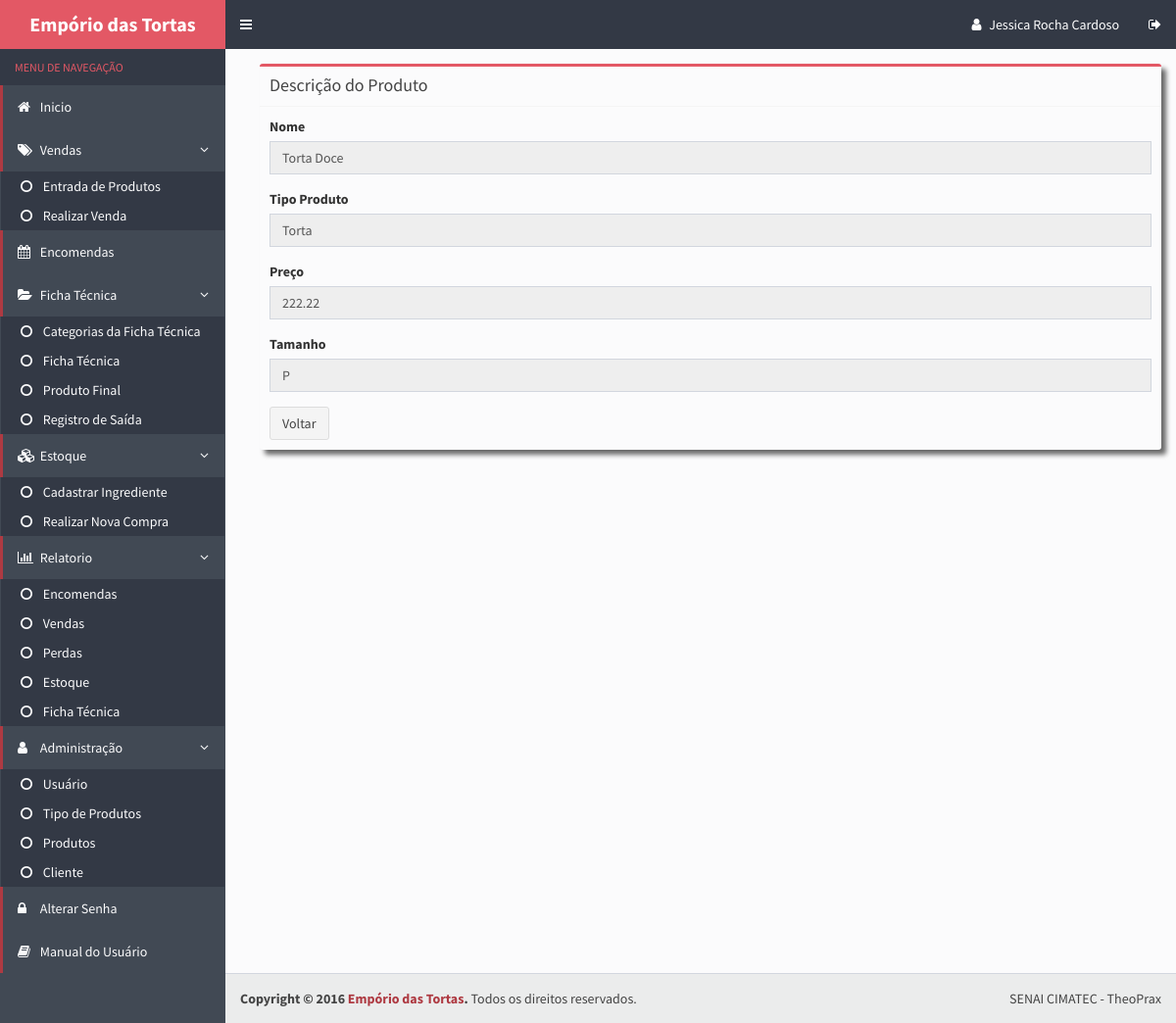
The page /DAO/Visualizar_Produto.php?id=1 (signed in) on the database its author committed.
### tables this page shows
CREATE TABLE IF NOT EXISTS `produtos` (
  `cod_produto` int(11) NOT NULL AUTO_INCREMENT,
  `nome` varchar(50) NOT NULL,
  `tamanho` char(1) DEFAULT '-',
  `preco` decimal(5,2) NOT NULL,
  `cod_tipoproduto` int(100) NOT NULL,
  `cod_torta_fat` int(11) DEFAULT NULL,
  PRIMARY KEY (`cod_produto`),
  UNIQUE KEY `nome` (`nome`),
  UNIQUE KEY `nome_2` (`nome`),
  KEY `cod_tipoproduto` (`cod_tipoproduto`),
  KEY `fk_produtos_cod_produto` (`cod_torta_fat`)
);

CREATE TABLE IF NOT EXISTS `tipoproduto` (
  `cod_tipoproduto` int(11) NOT NULL AUTO_INCREMENT,
  `nome` varchar(100) NOT NULL,
  PRIMARY KEY (`cod_tipoproduto`),
  UNIQUE KEY `nome` (`nome`)
);

### DAO/Visualizar_Produto.php (the view, shortened to what this page needs)
<?php
    $id = null;
    if ( !empty($_GET['id'])) {
        $id = $_REQUEST['id'];
    }
    if ( null==$id ) {
        header("Location: index.php");
    } else {
        $pdo = Database::connect();
        $pdo->setAttribute(PDO::ATTR_ERRMODE, PDO::ERRMODE_EXCEPTION);
        $sql = "SELECT produtos.*,concat('R$ ',format(preco,2,'de_DE')) as preco_form,tipoproduto.nome AS tipo_prod FROM produtos
                INNER JOIN tipoproduto ON tipoproduto.cod_tipoproduto=produtos.cod_tipoproduto WHERE cod_produto = ?";
        $q = $pdo->prepare($sql);
        $q->execute(array($id));
        $data = $q->fetch(PDO::FETCH_ASSOC);
    }
?>
<!DOCTYPE html>
<html>
  <head>
    <link rel="stylesheet" href="../bootstrap/css/bootstrap.css">
    <link rel="stylesheet" href="https://maxcdn.bootstrapcdn.com/font-awesome/4.4.0/css/font-awesome.min.css">
    <link rel="stylesheet" href="https://code.ionicframework.com/ionicons/2.0.1/css/ionicons.min.css">
    <link rel="stylesheet" href="../dist/css/AdminLTE.css">
    <link rel="stylesheet" href="../dist/css/skins/skin-blue.css">
  </head>
  <body class="hold-transition skin-blue sidebar-mini">
    <div class="wrapper">
      <?php include_once("includes/header.php") ?>
      <?php include_once("includes/menu.php") ?>
      <div class="content-wrapper">
        <section class="content">
            <div class="row">
                <div class="col-md-12">
                    <div class="box box-warning">
                      <div class="box-header with-border">
                        <h3 class="box-title">Descrição do Produto</h3>
                      </div>
                      <div class="box-body">
                        <form >
                          <div class="form-group">
                            <label>Nome</label>
                            <input type="text" class="form-control" name="nome" required="required" value="<?php echo $data['nome'];?>" disabled="disabled">
                          </div>
                          <div class="form-group">
                            <label>Tipo Produto</label>
                            <input type="text" class="form-control" name="tipo_prod" value="<?php echo $data['tipo_prod'];?>" disabled="disabled">
                          </div>
                          <div class="form-group">
                            <label>Preço</label>
                            <input type="text" class="form-control" name="preco" required="required" value="<?php echo $data['preco'];?>" disabled="disabled">
                          </div>
                          <div class="form-group">
                            <label>Tamanho</label>
                            <input class="form-control" name="tamanho" type="text" required="required" id="tamanho" disabled="disabled" value="<?php echo $data['tamanho'];?>">
                          </div>
                          <a class="btn btn-default" href="../produtos.php">Voltar</a>
                        </form>
                      </div>
                    </div>
                </div>
            </div>
        </section>
      </div>
      <?php include_once("includes/footer.php") ?>
  </body>
</html>

### rows shown on the page
produtos: nome "Torta Doce", tipo_prod "Torta", preco "222.22", tamanho "P"

### other values the page prints
$_SESSION['UsuarioNome'] "Jessica Rocha Cardoso"
